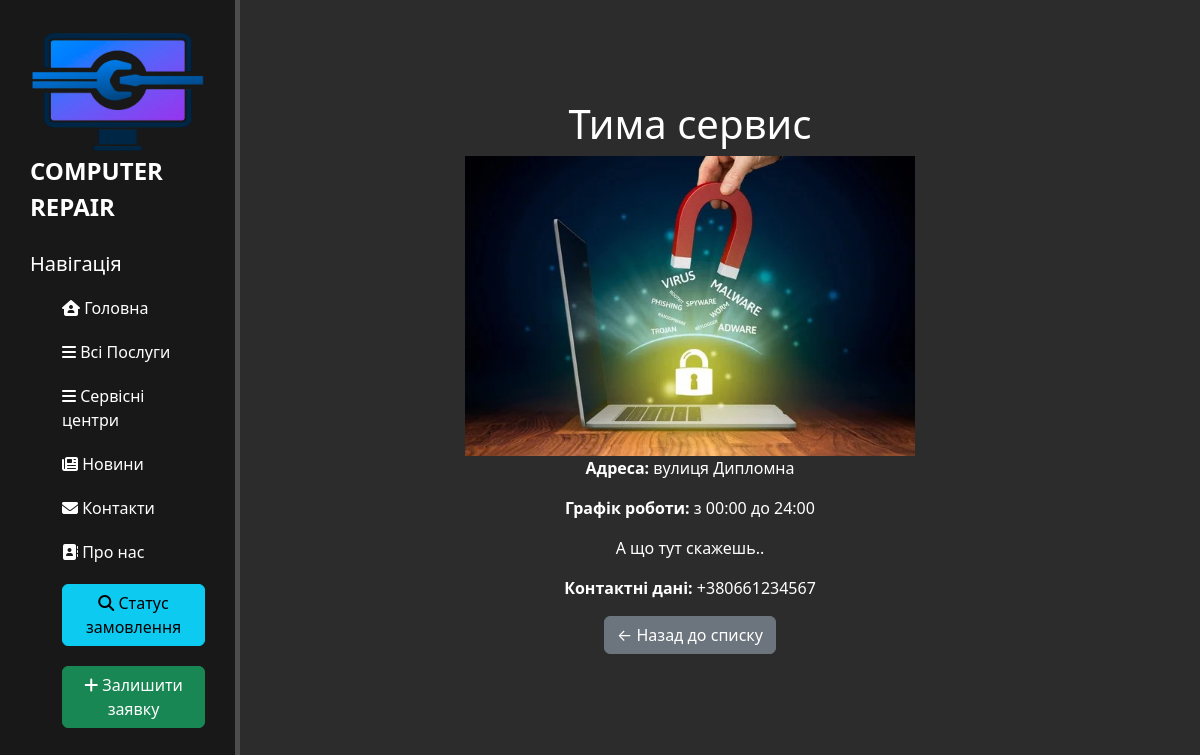
The app's page /services/1/ with its own data.
### services/models.py (models this page shows, shortened)
class Service(models.Model):
    name = models.CharField("Назва сервісу", max_length=100)
    address = models.CharField("Адреса", max_length=250)
    work_time = models.CharField("Графік роботи", max_length=100)
    description = models.TextField("Опис", blank=True)
    contact_info = models.CharField("Контактні дані", max_length=250, blank=True)
    image = models.ImageField("Зображення", upload_to='services/', blank=True, null=True)

### services/views.py (the view)
# urls.py: path('<int:service_id>/', views.service_detail, name='service_detail'),
def service_detail(request, service_id):
    service = get_object_or_404(Service, pk=service_id)
    return render(request, 'services/service_detail.html', {'service': service})

### services/templates/services/service_detail.html (shortened to what this page needs)
{% extends 'main/layout.html' %}
{% block content %}
<div class="features">
    <h1>{{ service.name }}</h1>
    {% if service.image %}
        <img src="{{ service.image.url }}" alt="{{ service.name }}" class="feature-img">
    {% endif %}
    <p><strong>Адреса:</strong> {{ service.address }}</p>
    <p><strong>Графік роботи:</strong> {{ service.work_time }}</p>
    <p>{{ service.description }}</p>
    {% if service.contact_info %}
        <p><strong>Контактні дані:</strong> {{ service.contact_info }}</p>
    {% endif %}
    <a href="{% url 'services_list' %}" class="btn btn-secondary">← Назад до списку</a>
</div>
{% endblock %}

### main/static/main/css/main.css (style rules this page uses)
body { background: #2c2c2c; }
main .features { float: left; color: #fff; margin-top: 100px; text-align: center; width: 75%; }
.feature-img { max-width: 50%; display: block; margin: 0 auto; }

### main/templates/main/layout.html (style rules this page uses)
a { text-decoration: none; }

### records on screen
Service: name "Тима сервис", image (picture), address "вулиця Дипломна", work_time "з 00:00 до 24:00", description "А що тут скажешь..", contact_info "+380661234567"
